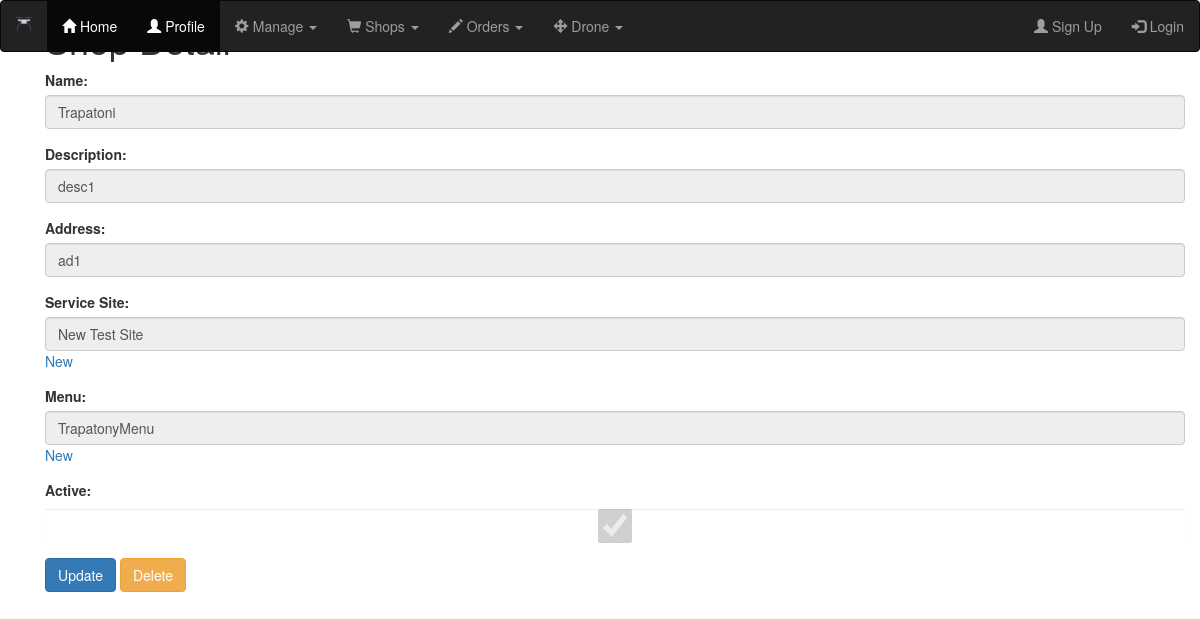
/shops/shop/1, run on the app's committed database.
### shops/models.py (models this page shows, shortened)
class Shop(models.Model):
    name = models.CharField(max_length=25)
    description = models.CharField(blank=True, max_length=50)
    address = models.CharField(max_length=50)
    active = models.BooleanField(blank=False,default=False)
    service_site = models.ForeignKey(ServiceSite,related_name='Shops',null=True,on_delete=models.CASCADE)
    menu = models.ForeignKey(Menu,related_name='menu',null=True,on_delete=models.CASCADE)

class ServiceSite(models.Model): #Locations where there is a drone service
    name = models.CharField(max_length=20,blank=False)
    description = models.CharField(max_length=50, blank=True)
    lat = models.FloatField(null=True)
    long = models.FloatField(null=True)
    radius = models.IntegerField(default=10)

class Menu(models.Model):
    name = models.CharField(max_length=25)
    description = models.CharField(max_length=50)
    items = models.ManyToManyField(MenuItem)

### shops/views.py (the view)
# urls.py: path('shop/<int:id>',ShopDetailView.as_view(),name='shop_detail'),
class ShopDetailView(DetailView):
    template_name = 'shops/shop_detail.html'
    model=Shop
    context_object_name = 'shop'
    def get_object(self):
        id_ = self.kwargs.get("id")
        return get_object_or_404(Shop,id=id_)

### shops/templates/shops/shop_detail.html (shortened to what this page needs)
<!DOCTYPE html>
{% extends "base.html" %}
{% load crispy_forms_tags %}
{% block content %}
<div class="container">
  <h1>Shop Detail</h1>
  <form method="POST">
    <div class="form-group">
        <label for="name">Name:</label>
        <input type="text" class="form-control" id="name" value='{{ shop.name }}' disabled>
    </div>
    <div class="form-group">
        <label for="description">Description:</label>
        <input type="text" class="form-control" id="description" value="{{ shop.description }}" disabled>
    </div>
    <div class="form-group">
        <label for="address">Address:</label>
        <input type="text" class="form-control" id="address" value="{{ shop.address }}" disabled>
    </div>
    <div class="form-group">
        <label for="service_site">Service Site:</label>
        <input type="text" class="form-control" id="servicesite" value="{{ shop.service_site.name }}" disabled> <a href="{% url 'shops:service_site_create' %}">New</a>
    </div>
    <div class="form-group">
        <label for="menu">Menu:</label>
        <input type="text" class="form-control" id="menu" value="{{ shop.menu.name }}" disabled><a href="{% url 'shops:menu_create' %}">New</a>
    </div>
    <div class="form-group">
        <label for="active">Active:</label>
        {% if  shop.active  %}
          <input type="checkbox" class="form-control" id="active" checked disabled>
        {% else %}
          <input type="checkbox" class="form-control" id="active" disabled>
        {% endif %}
    </div>
    <a href="{% url 'shops:shop_update' shop.id %}"><button type="button" class="btn btn-primary">Update</button></a>
    <a href="{% url 'shops:shop_delete' shop.id %}"><button type="button" class="btn btn-warning">Delete</button></a>
  </form>
</div>
{% endblock %}

### data on the page
Shop: name "Trapatoni", description "desc1", address "ad1", service_site.name "New Test Site", menu.name "TrapatonyMenu"
